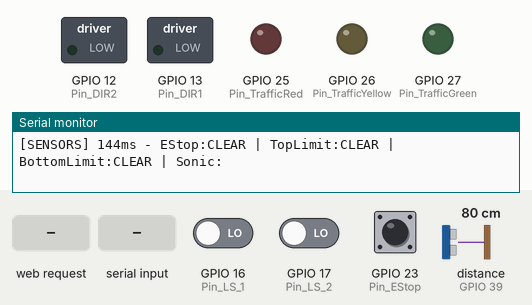
The sketch below on a simulated ESP32. Parts: switched loads named in the sketch (green lamp = pin HIGH), output pins drawn as LEDs (lit = HIGH), the last lines printed to the serial monitor. Wiring (inferred from the names in the program): ultrasonic range finder: trigger GPIO 33; echo GPIO 39. Inputs (shaded band) come from the test bench; at power-on: GPIO 16 (Pin_LS_1) LOW, GPIO 17 (Pin_LS_2) LOW, GPIO 23 (Pin_EStop) LOW, distance to the obstacle (sensor on GPIO 39) 80 cm. The echo pulse lasts 58.3 µs per cm; EEPROM starts erased; pins used as bus, display or sensor lines are not drawn.

Above: at 0.2 s.
At 2.3 s:
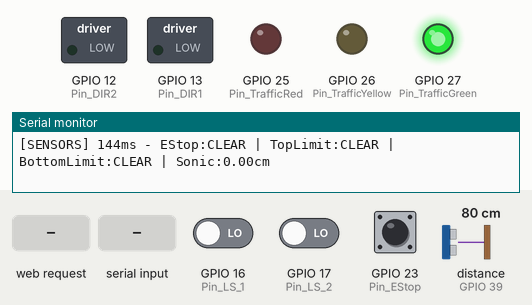
2.4 s: GPIO 16 (Pin_LS_1) driven HIGH
12.0 s: GPIO 17 (Pin_LS_2) driven HIGH
23.5 s: HTTP request GET /switchState received
25.6 s: "reset,1\n" received over Serial
27.7 s: "save\n" received over Serial
29.8 s: "reset\n" received over Serial
Timing chart, 0 to 32.8 s (numbered marks = the images above; inputs shaded):
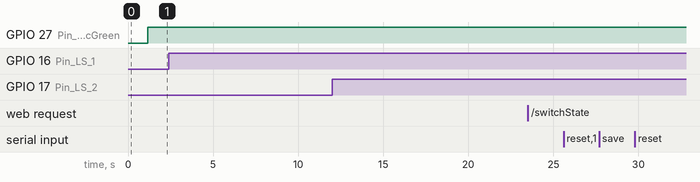

The sketch:

ProjectTest.ino
```cpp
//ProjectTest.ino
```

DCMotor.cpp
```cpp
#include "DCMotor.h"

Motor::Motor(uint8_t drive, uint8_t dir) {
    DrivePin = drive;
    DirectionPin = dir;
}

void Motor::init() {
    pinMode(DrivePin, OUTPUT);
    pinMode(DirectionPin, OUTPUT);
}

void Motor::disable()
{
    digitalWrite(DrivePin, digitalRead(DirectionPin));
}

void Motor::run (int pwm, int direction) {
    digitalWrite( DirectionPin , ((direction==1)?HIGH:LOW) );
    analogWrite( DrivePin, pwm );
}
```

DCMotor.h
```cpp
#ifndef DCMOTOR_H
#define DCMOTOR_H

#include <Arduino.h>

class Motor {
    private:
        uint8_t DrivePin;
        uint8_t DirectionPin;
    public:
        Motor(uint8_t drive, uint8_t dir);
        void init();
        void disable();
        void run(int pwm, int direction);
};

#endif
```

SonicSensor.cpp
```cpp
#include "SonicSensor.h"

Sonic::Sonic(int trig, int echo) {
    trigPin = trig;
    echoPin = echo;
}

void Sonic::init() {
    pinMode(trigPin, OUTPUT);
    pinMode(echoPin, OUTPUT);
}

double Sonic::pollRaw() {
    digitalWrite(trigPin, LOW);
    delayMicroseconds(2);
    digitalWrite(trigPin, HIGH);
    delayMicroseconds(10);
    digitalWrite(trigPin, LOW);
    return pulseIn(echoPin, HIGH);
}

double Sonic::poll_cm() {
    return pollRaw() * 0.0343 / 2.0;
}
```

SonicSensor.h
```cpp
#ifndef SONICSENSOR_H
#define SONICSENSOR_H

#include <Arduino.h>

class Sonic {
    private:
        int trigPin;
        int echoPin;
    public:
        Sonic(int trig, int echo);
        void init();
        double pollRaw();
        double poll_cm();
};

#endif
```

StateMachine.cpp
```cpp
/*
 * BRIDGE CONTROL STATE MACHINE - Enhanced Configurable Version
 *
 * MAJOR CHANGES FROM ORIGINAL:
 * ============================
 *
 * 1. CONFIGURATION INTEGRATION:
 *    - All hardcoded constants replaced with configurable parameters
 *    - Runtime parameter access through bridgeConfig global instance
 *    - EEPROM persistence for all settings
 *
 * 2. CONDITIONAL LOGGING SYSTEM:
 *    - Three logging categories: Debug, Sensor, State
 *    - Each category can be enabled/disabled independently
 *    - Memory-optimized using F() macro for flash storage
 *    - Automatic timestamp generation for all log entries
 *
 * 3. ENHANCED STATE MANAGEMENT:
 *    - Previous state tracking with previousState variable
 *    - One-time initialization pattern for state entry operations
 *    - Automatic state transition logging when enabled
 *    - Helper functions integrated with configuration system
 *
 * 4. SAFETY ENHANCEMENTS:
 *    - Configurable safety features (E-stop, timeouts)
 *    - Range validation for all sensor inputs
 *    - Graceful degradation when features disabled
 *
 * HOW THE CODE WORKS:
 * ===================
 *
 * CONFIGURATION ACCESS PATTERN:
 * - Instead of: if (millis() - startTime > 3000)
 * - Now use:    if (millis() - startTime > bridgeConfig.getActionDelay())
 *
 * CONDITIONAL LOGGING PATTERN:
 * - Check configuration flag before any output operation
 * - Example: if (bridgeConfig.isDebugLoggingEnabled()) debugLog("message");
 * - Logging functions automatically check their respective flags
 *
 * STATE INITIALIZATION PATTERN:
 * - Static boolean flags prevent repeated initialization in states
 * - Pattern: static bool initialized = false; if (!initialized) { setup; initialized = true; }
 * - Flags reset when exiting states to allow re-initialization
 *
 * HELPER FUNCTION ENHANCEMENTS:
 * - All sensor thresholds now use configurable values
 * - Safety features can be disabled for testing via configuration
 * - Range validation integrated into sensor reading functions
 *
 * MEMORY OPTIMIZATION:
 * - F() macro stores constant strings in flash memory instead of RAM
 * - Reduced memory footprint for embedded systems with limited RAM
 * - Efficient EEPROM usage with packed configuration structure
 *
 * RUNTIME BEHAVIOR:
 * - System loads configuration from EEPROM on startup
 * - Parameters can be modified via serial commands without recompilation
 * - Changes persist across power cycles when saved to EEPROM
 * - Invalid configurations automatically reset to safe defaults
 */

#include "StateMachine.h"
#include "main.h"
#include "TrafficLight.h"
#include "SonicSensor.h"
#include "DCMotor.h"

// External modules (from other files)
extern TrafficModule trafficLight;
extern Sonic sonicSensor;
extern Motor motor;

//  starting position
bridgeState currentState = lowered;
bridgeState previousState = lowered;

// Timers
unsigned long startTime = 0;


// Helper functions

bool eStopPressed()   {
  return bridgeConfig.isEmergencyStopEnabled() ? digitalRead(Pin_EStop) == HIGH : false;
}
bool topLimitHit()    { return digitalRead(Pin_LS_1) == HIGH; }
bool bottomLimitHit() { return digitalRead(Pin_LS_2) == HIGH; }
bool boatDetected()   {
  int distance = sonicSensor.poll_cm();
  return (distance > 0 && distance < bridgeConfig.getBoatDetectionDistance());
}
bool areaClear()      {
  int distance = sonicSensor.poll_cm();
  return (distance > bridgeConfig.getAreaClearDistance());
}
bool timerFinished()  {
  return millis() - startTime > bridgeConfig.getActionDelay();
}
bool motionTimeout()  {
  return bridgeConfig.isMotionTimeoutEnabled() ?
    (millis() - startTime > bridgeConfig.getMoveTimeout()) : false;
}

void startMotorUp()   {
  if (bridgeConfig.isDebugLoggingEnabled()) {
    debugLog("Motor UP started");
  }
  motor.run(bridgeConfig.getMotorSpeedFast(), bridgeConfig.getMotorDirection1());
}

void startMotorDown() {
  if (bridgeConfig.isDebugLoggingEnabled()) {
    debugLog("Motor DOWN started");
  }
  motor.run(bridgeConfig.getMotorSpeedFast(), bridgeConfig.getMotorDirection2());
}

void stopMotor()      {
  if (bridgeConfig.isDebugLoggingEnabled()) {
    debugLog("Motor stopped");
  }
  motor.disable();
}


// Main state machine logic

void stateMachine(bridgeState state) {
  // Log state change if different from previous state
  if (state != previousState && bridgeConfig.isStateLoggingEnabled()) {
    debugLogStateChange(state);
    previousState = state;
  }

  switch (state) {

    //  DOWN (lowered)
    case lowered:
      trafficLight.cycle(2);

      if (boatDetected()) {
        if (bridgeConfig.isDebugLoggingEnabled()) {
          debugLog("Boat detected, preparing to raise bridge");
        }
        currentState = prepareRaise;
      }
      break;

    // === PREP TO RAISE ===
    case prepareRaise:
      trafficLight.cycle(0);

      // Initialize timer on first entry to this state
      static bool prepRaiseInitialized = false;
      if (!prepRaiseInitialized) {
        startTime = millis();
        if (bridgeConfig.isSensorLoggingEnabled()) {
          debugLogSensors();
        }
        prepRaiseInitialized = true;
      }

      if (eStopPressed()) {
        if (bridgeConfig.isDebugLoggingEnabled()) {
          debugLog("Emergency stop pressed during prep to raise");
        }
        prepRaiseInitialized = false;
        currentState = emergencyLower;
      }
      else if (timerFinished()) {
        if (bridgeConfig.isDebugLoggingEnabled()) {
          debugLog("Preparation timer completed, starting to raise bridge");
        }
        prepRaiseInitialized = false;
        currentState = raising;
      }
      break;

    // === RAISING ===
    case raising:
      // Initialize motor on first entry to this state
      static bool raisingInitialized = false;
      if (!raisingInitialized) {
        startMotorUp();
        startTime = millis();
        raisingInitialized = true;
      }

      if (eStopPressed()) {
        if (bridgeConfig.isDebugLoggingEnabled()) {
          debugLog("EMERGENCY: E-stop pressed while raising bridge");
        }
        raisingInitialized = false;
        currentState = emergencyLower;
      }
      else if (topLimitHit() || motionTimeout()) {
        stopMotor();
        if (bridgeConfig.isDebugLoggingEnabled()) {
          debugLog(topLimitHit() ? "Top limit switch reached" : "Motion timeout reached");
        }
        raisingInitialized = false;
        currentState = raised;
      }
      break;

    // === UP (raised) ===
    case raised:
      trafficLight.cycle(0);

      if (areaClear()) {
        if (bridgeConfig.isDebugLoggingEnabled()) {
          debugLog("Area clear detected, preparing to lower bridge");
        }
        currentState = prepareLower;
      }
      break;

    // === PREP TO LOWER ===
    case prepareLower:
      trafficLight.cycle(0);

      // Initialize timer on first entry to this state
      static bool prepLowerInitialized = false;
      if (!prepLowerInitialized) {
        startTime = millis();
        if (bridgeConfig.isSensorLoggingEnabled()) {
          debugLogSensors();
        }
        prepLowerInitialized = true;
      }

      if (eStopPressed()) {
        if (bridgeConfig.isDebugLoggingEnabled()) {
          debugLog("Emergency stop pressed during prep to lower");
        }
        prepLowerInitialized = false;
        currentState = emergencyRaise;
      }
      else if (timerFinished()) {
        if (bridgeConfig.isDebugLoggingEnabled()) {
          debugLog("Preparation timer completed, starting to lower bridge");
        }
        prepLowerInitialized = false;
        currentState = lowering;
      }
      break;

    // === LOWERING ===
    case lowering:
      // Initialize motor on first entry to this state
      static bool loweringInitialized = false;
      if (!loweringInitialized) {
        startMotorDown();
        startTime = millis();
        loweringInitialized = true;
      }

      if (eStopPressed()) {
        if (bridgeConfig.isDebugLoggingEnabled()) {
          debugLog("EMERGENCY: E-stop pressed while lowering bridge");
        }
        loweringInitialized = false;
        currentState = emergencyRaise;
      }
      else if (bottomLimitHit() || motionTimeout()) {
        stopMotor();
        if (bridgeConfig.isDebugLoggingEnabled()) {
          debugLog(bottomLimitHit() ? "Bottom limit switch reached" : "Motion timeout reached");
        }
        trafficLight.cycle(2);
        loweringInitialized = false;
        currentState = lowered;
      }
      break;

    // === EMERGENCY LOWER ===
    case emergencyLower:
      if (bridgeConfig.isDebugLoggingEnabled()) {
        debugLog("EMERGENCY PROCEDURE: Lowering bridge immediately");
        debugLogSensors();
      }
      startMotorDown();
      delay(bridgeConfig.getEmergencyDelay());
      stopMotor();
      if (bridgeConfig.isDebugLoggingEnabled()) {
        debugLog("Emergency lower completed");
      }
      currentState = lowered;
      break;

    // === EMERGENCY RAISE ===
    case emergencyRaise:
      if (bridgeConfig.isDebugLoggingEnabled()) {
        debugLog("EMERGENCY PROCEDURE: Raising bridge immediately");
        debugLogSensors();
      }
      startMotorUp();
      delay(bridgeConfig.getEmergencyDelay());
      stopMotor();
      if (bridgeConfig.isDebugLoggingEnabled()) {
        debugLog("Emergency raise completed");
      }
      currentState = raised;
      break;

    default:
      break;
  }
}

// Helper function to get state name as string
const char* getStateName(bridgeState state) {
  const char* stateNames[] = {
    "UNKNOWN", "LOWERED", "PREPARE_RAISE", "RAISING",
    "RAISED", "PREPARE_LOWER", "LOWERING", "EMERGENCY_LOWER", "EMERGENCY_RAISE"
  };

  if (state >= 1 && state <= 8) {
    return stateNames[state];
  }
  return stateNames[0]; // UNKNOWN
}

// Debug logging functions
void debugLog(const char* message) {
  if (bridgeConfig.isDebugLoggingEnabled()) {
    Serial.print(F("[DEBUG] "));
    Serial.print(millis());
    Serial.print(F("ms: "));
    Serial.println(message);
  }
}

void debugLogSensors() {
  if (bridgeConfig.isSensorLoggingEnabled()) {
    Serial.print(F("[SENSORS] "));
    Serial.print(millis());
    Serial.print(F("ms - EStop:"));
    Serial.print(eStopPressed() ? F("PRESSED") : F("CLEAR"));
    Serial.print(F(" | TopLimit:"));
    Serial.print(topLimitHit() ? F("HIT") : F("CLEAR"));
    Serial.print(F(" | BottomLimit:"));
    Serial.print(bottomLimitHit() ? F("HIT") : F("CLEAR"));
    Serial.print(F(" | Sonic:"));
    Serial.print(sonicSensor.poll_cm());
    Serial.println(F("cm"));
  }
}

void debugLogStateChange(bridgeState newState) {
  if (bridgeConfig.isStateLoggingEnabled()) {
    Serial.print(F("[STATE] "));
    Serial.print(millis());
    Serial.print(F("ms: Changing to "));
    Serial.println(getStateName(newState));
  }
}
```

StateMachine.h
```cpp
#ifndef STATEMACHINE_H
#define STATEMACHINE_H

#include <Arduino.h>
#include "BridgeConfig.h"

enum bridgeState : uint8_t {
    lowered = 1,
    prepareRaise = 2,
    raising = 3,
    raised = 4,
    prepareLower = 5,
    lowering = 6,
    emergencyLower = 7,
    emergencyRaise = 8
};

extern bridgeState currentState;
void stateMachine(bridgeState state);

// Debug logging functions
void debugLog(const char* message);
void debugLogSensors();
void debugLogStateChange(bridgeState newState);

// Helper function to get state name as string
const char* getStateName(bridgeState state);

#endif
```

TrafficLight.cpp
```cpp
#include "TrafficLight.h"

TrafficModule::TrafficModule(uint8_t red, uint8_t yellow, uint8_t green) {
    redPin = red;
    yellowPin = yellow;
    greenPin = green;
    currentState = 0;
}

void TrafficModule::init() {
    pinMode(redPin, OUTPUT);
    pinMode(yellowPin, OUTPUT);
    pinMode(greenPin, OUTPUT);
}

void TrafficModule::updateLights() {
    switch (currentState) {
        case 0:
            digitalWrite(redPin, HIGH);
            digitalWrite(yellowPin, LOW);
            digitalWrite(greenPin, LOW);
            break;
        case 1:
            digitalWrite(redPin, LOW);
            digitalWrite(yellowPin, HIGH);
            digitalWrite(greenPin, LOW);
            break;
        case 2:
            digitalWrite(redPin, LOW);
            digitalWrite(yellowPin, LOW);
            digitalWrite(greenPin, HIGH);
            break;
    }
}


void TrafficModule::cycle(int check) {
    currentState = (currentState++)%2 ;
    if (currentState != check){
        currentState = check;
    }
    updateLights();
}
```

TrafficLight.h
```cpp
#ifndef TRAFFICLIGHT_H
#define TRAFFICLIGHT_H

#include <Arduino.h>

class TrafficModule{
    private:
        uint8_t redPin;
        uint8_t yellowPin;
        uint8_t greenPin;
        uint8_t currentState;
    public:
        TrafficModule(uint8_t red, uint8_t yellow, uint8_t green);
        void init();
        void updateLights();
        void cycle(int check);
        void setRed(bool);
        void setGreen(bool);
        void setBlue(bool);
};

#endif
```

WebPage.h
```cpp
#ifndef WEBPAGE_H
#define WEBPAGE_H

#include <Arduino.h>
#include <WiFi.h>
#include <WebServer.h>

#define SSID "ESP32WA8"
#define PASSWORD "12345678"

extern IPAddress local_ip;
extern IPAddress gateway;
extern IPAddress subnet;
extern WebServer server;

void webPage_init();
void webPage_setupRoutes();

//Routes
void handle_root();
void handle_stateUpdate();
void handle_eStop_on();
void handle_eStop_off();
void handle_debug_on();
void handle_debug_off();
void handle_switchState();
void handle_activateBridge_raise();
void handle_activateBridge_lower();

String createHTML();

#endif
```

main.h
```cpp
#ifndef MAIN_H
#define MAIN_H

#include <Arduino.h>
#include "WebPage.h"
#include "StateMachine.h"
#include "DCMotor.h"
#include "SonicSensor.h"
#include "TrafficLight.h"
#include "BridgeConfig.h"

#define Pin_PhotoCell        4
#define Pin_DIR2            12
#define Pin_DIR1            13
#define Pin_BoatLight       14
#define Pin_LS_1            16
#define Pin_LS_2            17
#define Pin_Street          18
#define Pin_Status          19
#define Pin_Buzzer          21
#define Pin_BridgeMove      22
#define Pin_EStop           23
#define Pin_TrafficRed      25
#define Pin_TrafficYellow   26
#define Pin_TrafficGreen    27
#define Pin_SonicTrigger_2  32
#define Pin_SonicTrigger_1  33
#define Pin_SonicEcho_2     36
#define Pin_SonicEcho_1     39

#define MotorSpeed_Fast
#define MotorSpeed_Slow

#define WebServer_PollingRate   1000 //ms
#define WebServer_SSID          "ESP32WA8"
#define WebServer_Password      "12345678"

extern TrafficModule traffic;
extern Sonic sonic1;
extern Sonic sonic2;
extern Motor motor;

#endif
```

Source omitted: WebPage.cpp (35669 bytes), main.cpp (6414 bytes), BridgeConfig.cpp (16731 bytes), BridgeConfig.h (4869 bytes)
